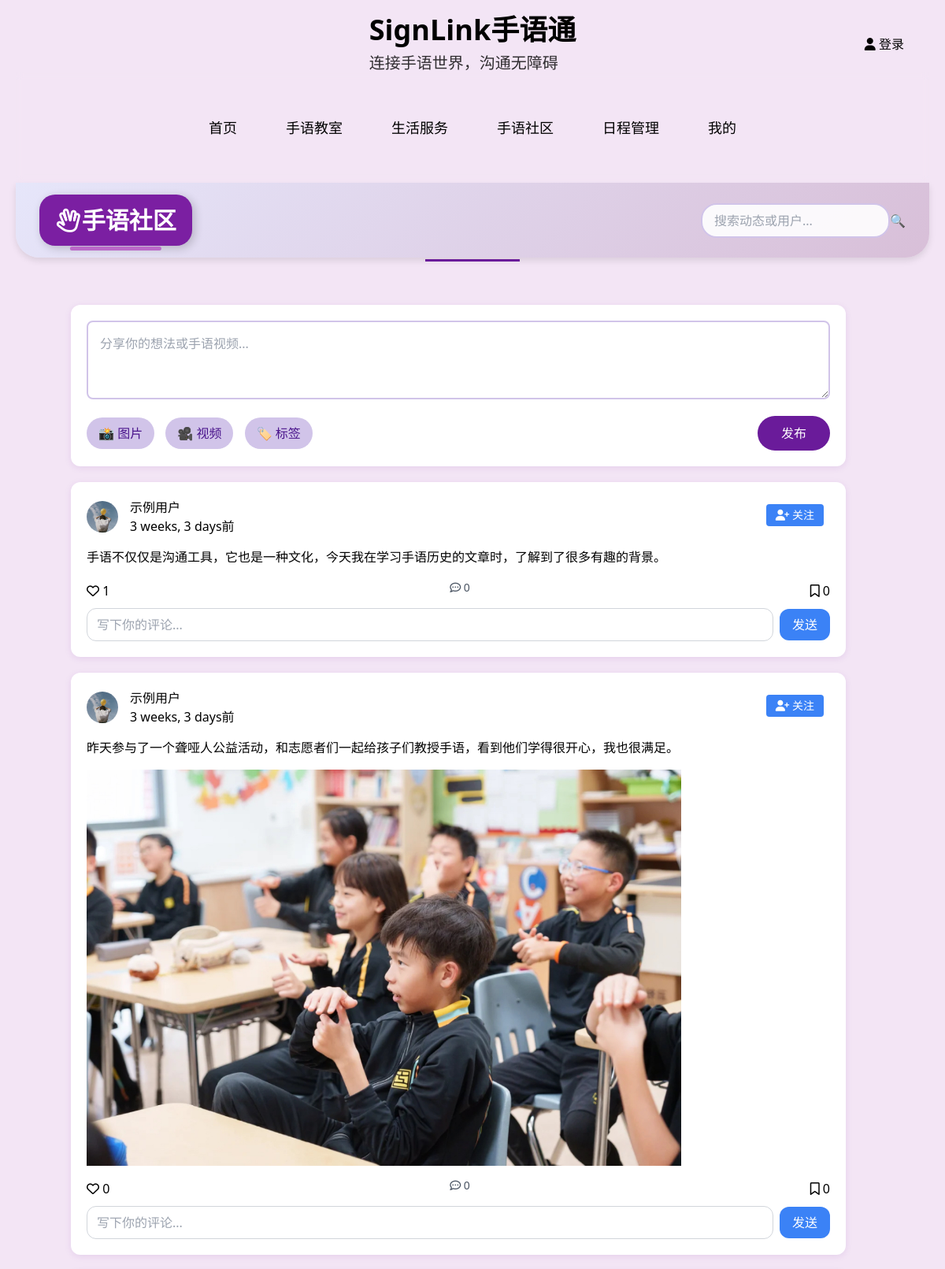
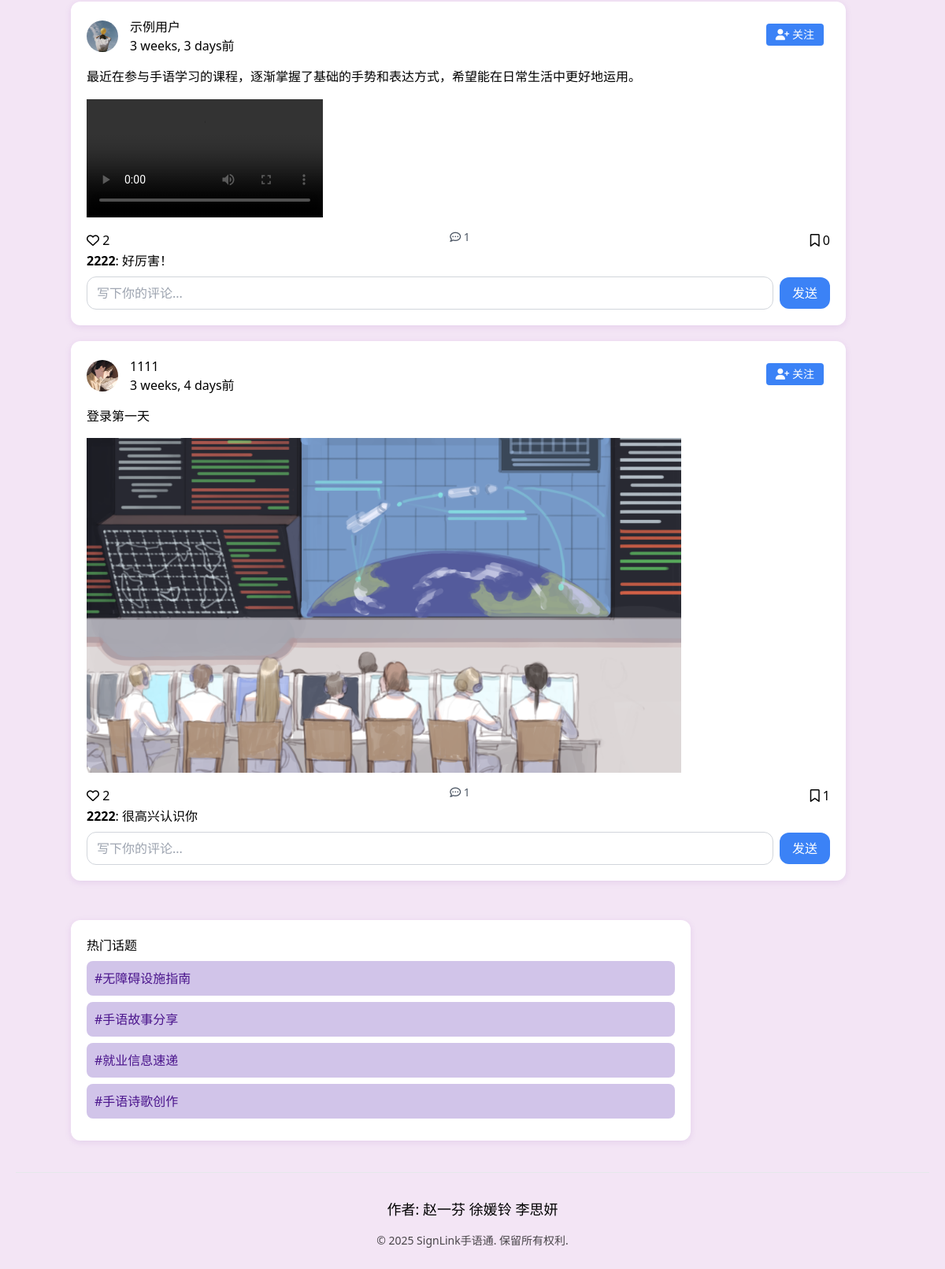
The page /Community/ on the database its author committed (2 pictures, top to bottom).
### Community/models.py (models this page shows, shortened)
class Post(models.Model):
    user = models.ForeignKey(settings.AUTH_USER_MODEL, on_delete=models.CASCADE)
    content = models.TextField(verbose_name="内容")
    image = models.ImageField(upload_to='post_images/', blank=True, null=True)
    video = models.FileField(upload_to='post_videos/', blank=True, null=True)
    like_count = models.PositiveIntegerField(default=0)  # 👍 新增点赞字段
    comment_count = models.PositiveIntegerField(default=0)  # 👍 新增评论字段
    favorite_count = models.PositiveIntegerField(default=0)  # 👍 新增点赞字段
    created_at = models.DateTimeField(auto_now_add=True)

class Comment(models.Model):
    user = models.ForeignKey(settings.AUTH_USER_MODEL, on_delete=models.CASCADE)
    post = models.ForeignKey(Post, on_delete=models.CASCADE)
    content = models.TextField()
    created_at = models.DateTimeField(auto_now_add=True)

### users/models.py (models this page shows, shortened)
class CustomUser(AbstractUser):
    avatar = models.ImageField(
        upload_to='avatars/',
        verbose_name="头像",
        blank=True,
        null=True,
        default='avatars/default_avatar.png'  # ✅ 指定默认图片路径
    )
    agreed_terms = models.BooleanField(default=False, verbose_name="同意条款")
    activation_token = models.CharField(max_length=40, blank=True)  # 激活令牌字段
    class Meta:
        verbose_name = "用户"
        verbose_name_plural = "用户管理"

### Community/views.py (the view)
def post_list(request):
    posts = Post.objects.all().order_by('-created_at')
    user = request.user
    for post in posts:
        post.is_followed = False
        if user.is_authenticated and post.user != user:
            post.is_followed = Follow.objects.filter(follower=user, followed=post.user).exists()
    return render(request, 'Community.html', {'posts': posts})

### templates/Community.html (shortened to what this page needs)
{% load static %}
<!DOCTYPE html>
<html lang="zh-CN">
<head>
    <link rel="stylesheet" href="{% static 'css/Community.css' %}">
    <link rel="stylesheet" href="{% static 'css/login_button.css' %}">
    <link rel="stylesheet" href="https://cdnjs.cloudflare.com/ajax/libs/font-awesome/6.4.0/css/all.min.css">
    <script src=https://cdn.tailwindcss.com></script>
</head>
<body>
    <header class="py-6 px-4 md:px-8 flex justify-between items-center">
        <div class="absolute left-1/2 transform -translate-x-1/2">
            <a class="text-3xl md:text-4xl font-bold fade-in">SignLink手语通</a>
            <p class="text-lg md:text-xl opacity-80 fade-in mt-2">连接手语世界，沟通无障碍</p>
        </div>
        <div class="flex items-center space-x-4 ml-auto">
            {% if user.is_authenticated %}
            <div class="user-menu-box-container">
                <a href="{% url 'my_page' %}" class="user-menu-box-button">
                    {% if user.avatar %}
                    <img src="{{ user.avatar.url }}" alt="头像" class="user-menu-box-avatar">
                    {% else %}
                    <img src="{% static 'images/default_avatar.png' %}" alt="默认头像" class="user-menu-box-avatar">
                    {% endif %}
                    {{ user.username }}
                </a>
                <div class="user-menu-box-dropdown">
                    <a href="{% url 'my_page' %}">进入个人主页</a>
                    <a href="{% url 'logout' %}">退出登录</a>
                </div>
            </div>
            {% else %}
            <a href="{% url 'login' %}" class="user-menu-box-login">
                <i class="fas fa-user"></i> 登录
            </a>
            {% endif %}
        </div>
    </header>
    <nav class="sticky top-0 bg-opacity-90 backdrop-blur-sm py-4 px-4 md:px-8 z-50 fade-in"
        style="background-color:var(--card-bg)">
        <div class="container mx-auto flex justify-center space-x-8">
            <a class="nav-link text-lg font-medium" href="{% url 'home' %}" style="color:var(--text-color)">首页</a>
            <a class="nav-link text-lg font-medium" href="{% url 'sl_classroom' %}"
                style="color:var(--text-color)">手语教室</a>
            <a class="nav-link text-lg font-medium" href="{% url 'life_serving' %}"
                style="color:var(--text-color)">生活服务</a>
            <a class="nav-link text-lg font-medium" href="{% url 'community' %}"
                style="color:var(--text-color)">手语社区</a>
            <a class="nav-link text-lg font-medium" href="{% url 'schedule' %}" style="color:var(--text-color)">日程管理</a>
            <a class="nav-link text-lg font-medium" href="{% url 'my_page' %}" style="color:var(--text-color)">我的</a>
        </div>
    </nav>
    <nav class="navbar">
        <div class="logo">
            <span class="title-highlight"><i class="fa-regular fa-hand-spock"></i>手语社区
        </div></span>
        <div class="search-box">
            <input type="text" class="search-input" placeholder="搜索动态或用户...">
            <button class="search-button">🔍</button>
        </div>
    </nav>
    <div class="container">
        <div class="post-list">
            <form method="post" action="/Community/create_post/" enctype="multipart/form-data">
                <div class="post-editor">
                    <textarea class="editor-input" placeholder="分享你的想法或手语视频..." name="content"></textarea>
                    <div class="post-actions">
                        <div class="action-buttons">
                            <button type="button" onclick="document.getElementById('image').click()" title="添加图片">
                                📸 图片
                            </button>
                            <button type="button" onclick="document.getElementById('video').click()" title="添加视频">
                                🎥 视频
                            </button>
                            <button type="button" onclick="addTag()" title="添加标签">
                                🏷️ 标签
                            </button>
                        </div>
                        <button type="submit" class="post-button">发布</button>
                    </div>
                </div>
            </form>
            {% for post in posts %}
            <div class="post-card">
                <div class="post-header relative">
                    {% if post.user.avatar %}
                    <img class="w-10 h-10 rounded-full object-cover" src="{{ post.user.avatar.url }}"
                        class="user-avatar" alt="用户头像">
                    {% else %}
                    <img src="{% static 'images/default_avatar.png' %}" class="user-avatar" alt="默认头像">
                    {% endif %}
                    <div>
                        <h3>{{ post.user.username }}</h3>
                        <p>{{ post.created_at|timesince }}前</p>
                    </div>
                    {% if request.user != post.user %}
                    <button
                        class="absolute top-2 right-2 bg-blue-500 text-white text-sm px-3 py-1 rounded hover:bg-blue-600 follow-btn action-button"
                        data-user-id="{{ post.user.id }}">
                        <i class="fas {% if post.is_followed %}fa-user-check{% else %}fa-user-plus{% endif %}"></i>
                        <span class="follow-text">
                            {% if post.is_followed %}已关注{% else %}关注{% endif %}
                        </span>
                    </button>
                    {% endif %}
                </div>
                <div class="post-content">
                    <p>{{ post.content }}</p>
                </div>
                <div class="post-media">
                    {% if post.image %}
                    <img src="{{ post.image.url }}" style="max-width: 100%;" alt="帖子图片">
                    {% endif %}
                    {% if post.video %}
                    <video controls style="max-width: 50%; height: auto;">
                        <source src="{{ post.video.url }}" type="video/mp4">
                    </video>
                    {% endif %}
                </div>
                <div class="post-actions">
                    <button class="action-button like-btn" data-post-id="{{ post.id }}">
                        <i class="fa-regular fa-heart"></i> {{ post.like_count }}
                    </button>
                    <div class="flex justify-between items-center mb-2">
                        <div class="text-sm text-gray-600">
                            <i class="fa-regular fa-comment-dots"></i> {{ post.comment_count }}
                        </div>
                    </div>
                    <button class="action-button favorite-btn" data-post-id="{{ post.id }}">
                        <i class="fa-regular fa-bookmark"></i> {{ post.favorite_count }}
                    </button>
                </div>
                <div class="post-comments">
                    <div class="comment-list" id="comment-list-{{ post.id }}">
                        {% for comment in post.comment_set.all %}
                        <div class="comment-item">
                            <strong>{{ comment.user.username }}</strong>: {{ comment.content }}
                        </div>
                        {% endfor %}
                    </div>
                    <form class="comment-form flex items-center mt-2 gap-2" data-post-id="{{ post.id }}">
                        <input type="text" name="content"
                            class="flex-1 px-3 py-2 border border-gray-300 rounded-xl focus:outline-none focus:ring-2 focus:ring-blue-400"
                            placeholder="写下你的评论..." required>
                        <button type="submit"
                            class="px-4 py-2 bg-blue-500 text-white rounded-xl hover:bg-blue-600 transition">发送</button>
                    </form>
                </div>
            </div>
            {% endfor %}
        </div>
        <div class="sidebar">
            <div class="trending-topics">
                <h3>热门话题</h3>
                <div class="topic-item">#无障碍设施指南</div>
                <div class="topic-item">#手语故事分享</div>
                <div class="topic-item">#就业信息速递</div>
                <div class="topic-item">#手语诗歌创作</div>
            </div>
        </div>
    </div>
    <hr class="dashed">
    <footer class="py-8 px-4 md:px-8 text-center fade-in" style="animation-delay:1.2s">
        <div class="mx-auto max-w-4xl">
            <div class="flex flex-col items-center justify-center">
                <div class="mb-4 text-lg font-medium">作者: 赵一芬 徐媛铃 李思妍</div>
                <p class="text-sm opacity-70">© 2025 SignLink手语通. 保留所有权利.</p>
            </div>
        </div>
    </footer>
</body>
</html>

### static/css/Community.css (style rules this page uses)
:root { --primary-purple: #6a1b9a; --secondary-purple: #9c27b0; --light-purple: #d1c4e9; --dark-purple: #4a148c; --background: #f3e5f5; }
* { box-sizing: border-box; margin: 0; padding: 0; font-family: 'Segoe UI', system-ui, sans-serif; }
body { background: var(--background); min-height: 100vh; padding: 20px; }
.fade-in { animation: .8s ease-in fadeIn }
.nav-link { position: relative }
.nav-link:after { content: ""; background-color: var(--primary); width: 0; height: 2px; transition: width .3s; position: absolute; bottom: -2px; left: 0 }
.navbar { display: flex; justify-content: space-between; align-items: center; padding: 15px 30px; background: linear-gradient(135deg, #E6E6FA, #D8BFD8); box-shadow: 0 4px 8px rgba(0, 0, 0, 0.1); border-bottom-left-radius: 30px; border-bottom-right-radius: 30px; margin-bottom: -10px; }
.navbar .logo { font-size: 28px; font-weight: bold; color: #4B0082; }
.title-highlight { font-size: 30px; font-weight: bold; color: #fff; background: #7B1FA2; padding: 10px 20px; border-radius: 20px; box-shadow: 3px 3px 12px rgba(0, 0, 0, 0.2); position: relative; display: inline-block; transition: transform 0.3s ease-in-out; }
.title-highlight::after { content: ''; position: absolute; left: 50%; bottom: -6px; width: 60%; height: 5px; background: #BA68C8; border-radius: 10px; transform: translateX(-50%); transition: width 0.3s ease-in-out; }
.search-box { margin-left: auto; display: flex; align-items: center; }
.search-input { padding: 8px 15px; border-radius: 20px; border: 2px solid var(--light-purple); background: rgba(255,255,255,0.9); width: 240px; }
.container { margin: 20px auto; margin-left: 50px; width: 90%; display: grid; grid-template-columns: 2fr 1fr; gap: 30px; }
.post-editor { background: white; border-radius: 12px; padding: 20px; box-shadow: 0 2px 8px rgba(106,27,154,0.1); }
.editor-input { width: 100%; min-height: 100px; border: 2px solid var(--light-purple); border-radius: 8px; padding: 15px; margin-bottom: 15px; font-size: 16px; }
.post-actions { display: flex; justify-content: space-between; align-items: center; }
.action-buttons button { background: var(--light-purple); color: var(--dark-purple); padding: 8px 15px; border-radius: 20px; margin-right: 10px; transition: all 0.3s; }
.post-button { background: var(--primary-purple); color: white; padding: 10px 30px; border-radius: 25px; font-weight: 500; transition: transform 0.2s; }
.post-card { background: white; border-radius: 12px; padding: 20px; margin-top: 20px; margin-bottom: 20px; box-shadow: 0 2px 8px rgba(106,27,154,0.1); }
.post-header { display: flex; gap: 15px; align-items: center; margin-bottom: 15px; }
.post-content { color: var(--text-dark); line-height: 1.6; margin-bottom: 15px; }
.post-media { width: 80%; height: auto; border-radius: 8px; margin-top: 10px; margin-bottom: 15px; }
.sidebar { position: sticky; top: 80px; height: fit-content; }
.trending-topics { background: white; padding: 20px; border-radius: 12px; width: 80%; box-shadow: 0 2px 8px rgba(106,27,154,0.1); }
.topic-item { padding: 10px; margin: 8px 0; background: var(--light-purple); border-radius: 8px; color: var(--dark-purple); transition: all 0.3s; }
@media (max-width: 1200px) { .container { width: 90%; grid-template-columns: 1fr; } }
@media (max-width: 1200px) { .search-box { margin-left: 50px; } }
@media (max-width: 1200px) { .container { padding: 20px; } }

### rows shown on the page
Post: user.avatar (picture), user.username "示例用户", created_at "3 weeks, 3 days", shows "关注", content "手语不仅仅是沟通工具，它也是一种文化，今天我在学习手语历史的文章时，了解到了很多有趣的背景。", like_count "1", comment_count "0", favorite_count "0"
Post: user.avatar (picture), user.username "示例用户", created_at "3 weeks, 3 days", shows "关注", content "昨天参与了一个聋哑人公益活动，和志愿者们一起给孩子们教授手语，看到他们学得很开心，我也很满足。", image (picture), like_count "0", comment_count "0", favorite_count "0"
Post: user.avatar (picture), user.username "示例用户", created_at "3 weeks, 3 days", shows "关注", content "最近在参与手语学习的课程，逐渐掌握了基础的手势和表达方式，希望能在日常生活中更好地运用。", like_count "2", comment_count "1", favorite_count "0"
Comment: user.username "2222", content "好厉害！"
Post: user.avatar (picture), user.username "1111", created_at "3 weeks, 4 days", shows "关注", content "登录第一天", image (picture), like_count "2", comment_count "1", favorite_count "1"
Comment: user.username "2222", content "很高兴认识你"
